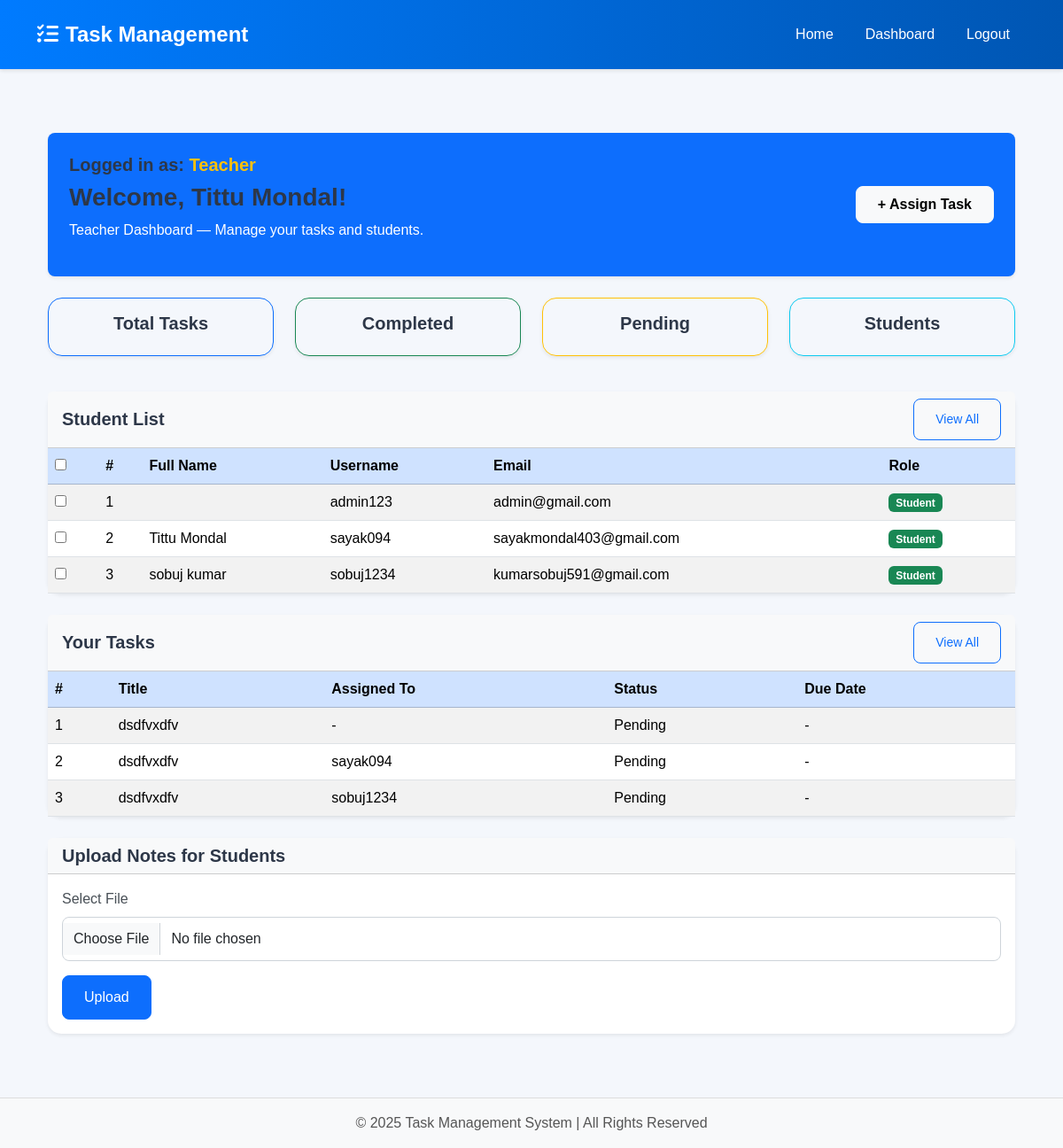
/teacher_dashboard/ (signed in), run on the app's committed database.
### tasks/models.py (models this page shows, shortened)
class CustomUser(AbstractUser):
    ROLE_CHOICES = [
        ("Admin", "Admin"),
        ("Teacher", "Teacher"),
        ("Student", "Student"),
    ]
    role = models.CharField(max_length=20, choices=ROLE_CHOICES, default="Student")
    otp = models.CharField(max_length=6, blank=True, null=True)
    otp_created_at = models.DateTimeField(blank=True, null=True)
    class Meta:
        permissions = [
            ("manage_users", "Can manage user accounts"),
            ("assign_roles", "Can assign roles to users"),
            ("view_all_tasks", "Can view all tasks in the system"),
        ]

class Task(models.Model):
    title = models.CharField(max_length=255)
    description = models.TextField(blank=True, null=True)
    assigned_to = models.ForeignKey(
        settings.AUTH_USER_MODEL,
        on_delete=models.SET_NULL,
        null=True,
        blank=True,
        related_name="assigned_tasks",
    )
    created_by = models.ForeignKey(
        settings.AUTH_USER_MODEL,
        on_delete=models.CASCADE,
        related_name="created_tasks",
    )
    status = models.CharField(
        max_length=20,
        choices=[
            ("Pending", "Pending"),
            ("In Progress", "In Progress"),
            ("Completed", "Completed"),
        ],
        default="Pending",
    )
    due_date = models.DateField(null=True, blank=True)
    task_type = models.CharField(max_length=50, blank=True, null=True)
    attachment = models.FileField(upload_to="task_attachments/", blank=True, null=True)
    created_at = models.DateTimeField(auto_now_add=True)

### tasks/views.py (the view)
# urls.py: path("teacher_dashboard/", views.teacher_dashboard, name="teacher_dashboard"),
@login_required
def teacher_dashboard(request):
    if getattr(request.user, "role", None) != "Teacher":
        return redirect("home")
    context = get_teacher_dashboard_context(request)
    return render(request, "tasks/teacher_dashboard.html", context)

### tasks/forms.py
class TaskForm(forms.ModelForm):
    class Meta:
        model = Task
        fields = "__all__"
        widgets = {
            "created_at": forms.DateTimeInput(attrs={"type": "datetime-local"}),
        }
    def __init__(self, *args, **kwargs):
        user = kwargs.pop("user", None)
        super(TaskForm, self).__init__(*args, **kwargs)
        self.fields["assigned_to"].queryset = User.objects.filter(role="Student")

### tasks/templates/tasks/teacher_dashboard.html (shortened to what this page needs)
{% extends 'tasks/base.html' %}
{% block content %}
<div class="container-fluid py-4">
  <div class="bg-primary text-white p-4 rounded-3 mb-4 shadow-sm">
    <div class="d-flex justify-content-between align-items-center">
      <div>
        <h5>Logged in as: <span class="fw-bold text-warning">Teacher</span></h5>
        <h3>Welcome, {{ user.first_name }} {{ user.last_name }}!</h3>
        <p>Teacher Dashboard — Manage your tasks and students.</p>
      </div>
      <button class="btn btn-light fw-bold px-4 py-2" data-bs-toggle="modal" data-bs-target="#assignTaskModal">
        + Assign Task
      </button>
    </div>
  </div>
  <div class="row mb-4 text-center">
    <div class="col-md-3 mb-3">
      <a href="{% url 'teacher_tasks' %}" class="btn btn-outline-primary w-100 py-3 rounded-4 shadow-sm">
        <h5>Total Tasks</h5>
      </a>
    </div>
    <div class="col-md-3 mb-3">
      <a href="{% url 'completed_tasks' %}" class="btn btn-outline-success w-100 py-3 rounded-4 shadow-sm">
        <h5>Completed</h5>
      </a>
    </div>
    <div class="col-md-3 mb-3">
      <a href="{% url 'pending_tasks' %}" class="btn btn-outline-warning w-100 py-3 rounded-4 shadow-sm">
        <h5>Pending</h5>
      </a>
    </div>
    <div class="col-md-3 mb-3">
      <a href="{% url 'student_list' %}" class="btn btn-outline-info w-100 py-3 rounded-4 shadow-sm">
        <h5>Students</h5>
      </a>
    </div>
  </div>
  <div class="card shadow-sm">
    <div class="card-header bg-light d-flex justify-content-between align-items-center">
      <h5 class="mb-0"> Student List</h5>
      <a href="{% url 'student_list' %}" class="btn btn-outline-primary btn-sm">View All</a>
    </div>
    <div class="table-responsive">
      <table class="table table-striped mb-0">
        <thead class="table-primary">
          <tr>
            <th><input type="checkbox" id="selectAll"></th>
            <th>#</th>
            <th>Full Name</th>
            <th>Username</th>
            <th>Email</th>
            <th>Role</th>
          </tr>
        </thead>
        <tbody>
          {% for student in students %}
          <tr>
            <td><input type="checkbox" class="student-checkbox" value="{{ student.id }}"></td>
            <td>{{ forloop.counter }}</td>
            <td>{{ student.first_name }} {{ student.last_name }}</td>
            <td>{{ student.username }}</td>
            <td>{{ student.email }}</td>
            <td><span class="badge bg-success">Student</span></td>
          </tr>
          {% empty %}
          <tr>
            <td colspan="6" class="text-center text-muted">No students found.</td>
          </tr>
          {% endfor %}
        </tbody>
      </table>
    </div>
  </div>
  <div class="card shadow-sm mt-4">
      <div class="card-header bg-light d-flex justify-content-between align-items-center">
          <h5 class="mb-0"> Your Tasks</h5>
          <a href="/teacher/tasks/" class="btn btn-outline-primary btn-sm">View All</a>
      </div>
      <div class="table-responsive">
          <table class="table table-striped mb-0">
              <thead class="table-primary">
                  <tr>
                      <th>#</th>
                      <th>Title</th>
                      <th>Assigned To</th>
                      <th>Status</th>
                      <th>Due Date</th>
                  </tr>
              </thead>
              <tbody>
                  {% for task in tasks %}
                  <tr>
                      <td>{{ forloop.counter }}</td>
                      <td>{{ task.title }}</td>
                      <td>
                        {% if task.assigned_to %}
                            {{ task.assigned_to.username }}
                        {% else %}
                            -
                        {% endif %}
                      </td>
                      <td>{{ task.status }}</td>
                      <td>
                        {% if task.due_date %}
                            {{ task.due_date }}
                        {% else %}
                            -
                        {% endif %}
                      </td>
                  </tr>
                  {% empty %}
                  <tr>
                      <td colspan="5" class="text-center text-muted">No tasks found.</td>
                  </tr>
                  {% endfor %}
              </tbody>
          </table>
      </div>
  </div>
  <div class="card shadow-sm mt-4">
    <div class="card-header bg-light">
      <h5 class="mb-0">Upload Notes for Students</h5>
    </div>
    <div class="card-body">
      <form method="POST" action="{% url 'upload_notes' %}" enctype="multipart/form-data">
        <div class="mb-3">
          <label class="form-label">Select File</label>
          <input type="file" name="notes_file" class="form-control" required>
        </div>
        <button type="submit" class="btn btn-primary">Upload</button>
      </form>
    </div>
  </div>
</div>
{% endblock %}

### tasks/static/tasks/css/style.css (style rules this page uses)
body { font-family: "Poppins", sans-serif; background-color: #f4f7fc; color: #333; min-height: 100vh; display: flex; flex-direction: column; }
.btn { font-weight: 500; padding: 0.75rem 1.5rem; border-radius: 8px; transition: all 0.2s ease-in-out; }
.btn-primary { background-color: #0d6efd; border-color: #0d6efd; }
.card { border: none; border-radius: 15px; box-shadow: 0 4px 15px rgba(0, 0, 0, 0.1); transition: all 0.3s ease; background: white; }
.form-control { border: 1px solid #ced4da; border-radius: 8px; padding: 0.75rem; font-size: 1rem; transition: all 0.2s ease-in-out; }
.form-label { font-weight: 500; margin-bottom: 0.5rem; color: #495057; }
h1, h2, h3, h4, h5, h6 { font-weight: 600; color: #2d3748; }
a { color: #0d6efd; text-decoration: none; transition: color 0.15s ease-in-out; }

### data on the page
CustomUser: first_name "Tittu", last_name "Mondal"
CustomUser: username "admin123", email "admin@gmail.com"
CustomUser: first_name "Tittu", last_name "Mondal", username "sayak094", email "sayakmondal403@gmail.com"
CustomUser: first_name "sobuj", last_name "kumar", username "sobuj1234", email "kumarsobuj591@gmail.com"
Task: title "dsdfvxdfv", status "Pending"
Task: title "dsdfvxdfv", assigned_to.username "sayak094", status "Pending"
Task: title "dsdfvxdfv", assigned_to.username "sobuj1234", status "Pending"
